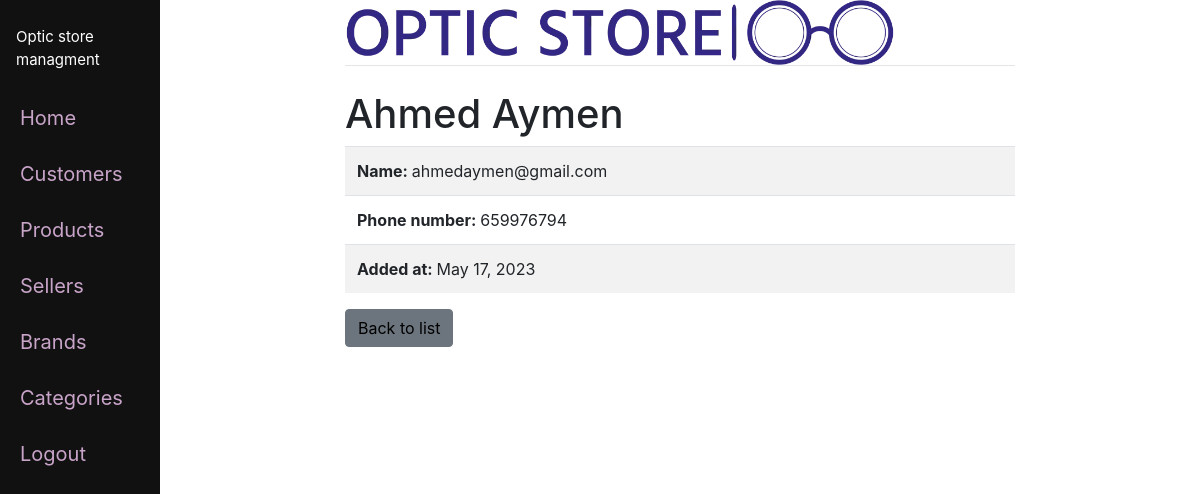
Screenshot of /oneseller/1 (signed in) with the database file from the repository.
### optic/models.py (models this page shows)
class Seller(models.Model):
    first_sname = models.CharField(max_length=100)
    last_sname = models.CharField(max_length=100)
    added = models.DateField(auto_now_add=True)
    added_by = models.CharField(max_length=30, null=True)
    email = models.EmailField(max_length=100)
    phones_number = models.DecimalField(max_digits=10, decimal_places=0)
    def __str__(self) -> str:
        return (f"{self.first_sname} {self.last_sname}")

### optic/views.py (the view)
# urls.py: path('oneseller/<int:pk>', views.one_seller, name='oneseller'),
def one_seller(request, pk):
    one_seller = Seller.objects.get(id=pk)
    return render(request, 'oneseller.html', {'one_seller':one_seller})

### optic/templates/oneseller.html (shortened to what this page needs)
{% extends 'base.html' %}
{% block content%}
    {% if user.is_authenticated %}
        <h1>{{one_seller}}</h1>
        <table class="table table-striped">
            <tbody>
            <tr><td><strong>Name: </strong>{{one_seller.email}}</td></tr>
            <tr><td><strong>Phone number: </strong>{{one_seller.phones_number}}</td></tr>
            <tr><td><strong>Added at: </strong>{{one_seller.added}}</td></tr>
            </tbody>
        </table>
		<a href="{% url 'sellers' %}", class="btn btn-secondary">Back to list</a>
	{% else %}
        <small><a href="/">Login</a> to view this page</small>
    {% endif %}
{% endblock %}

### optic/templates/base.html (style rules this page uses)
.main a { color: rgb(0, 0, 0); }

### rows the page displays
Seller: first_sname+last_sname "Ahmed Aymen", email "ahmedaymen@gmail.com", phones_number "659976794", added "May 17, 2023"
